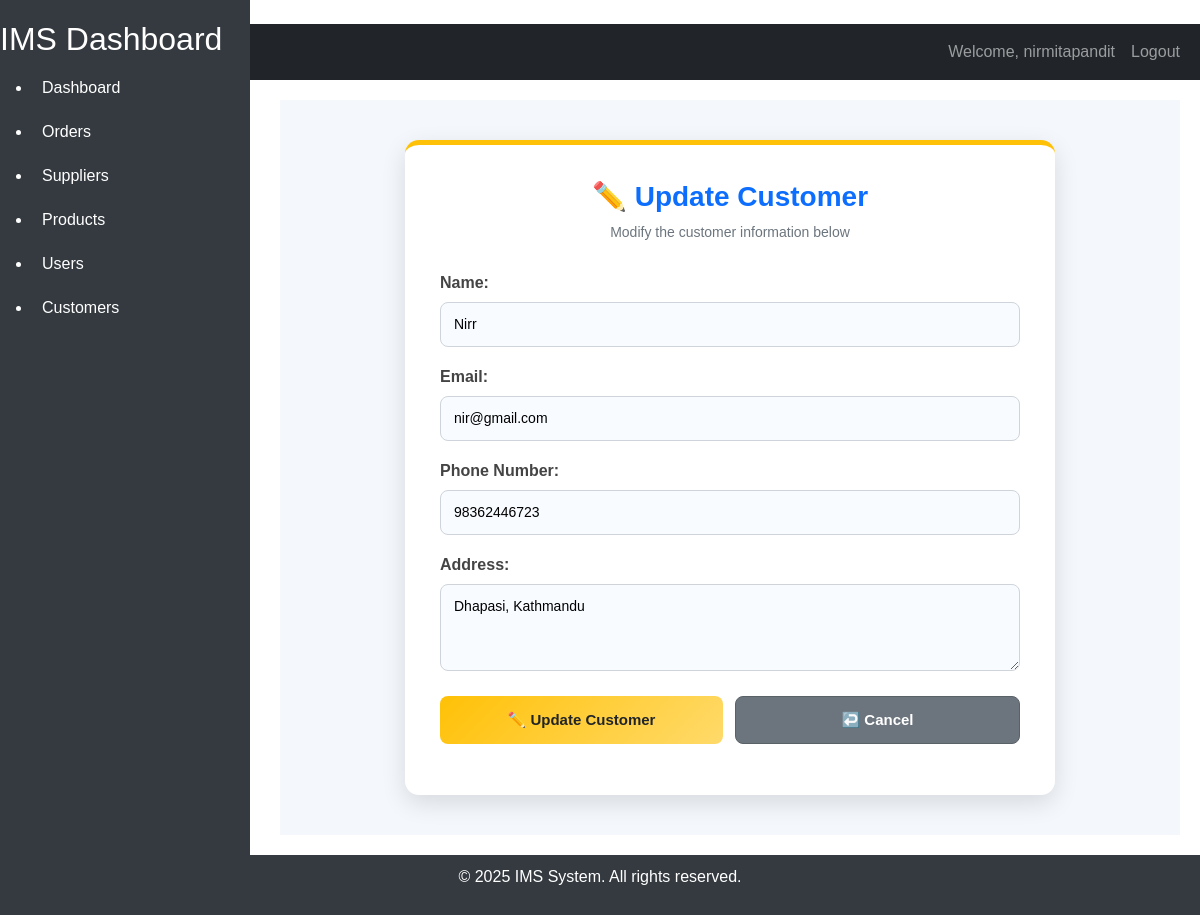
/customer/customers/1/update/ (signed in), run on the app's committed database.
### customer/models.py (models this page shows, shortened)
class Customer(models.Model):
    id = models.AutoField(primary_key=True)
    name = models.CharField(max_length=100)
    email = models.EmailField(unique=True)
    phone = models.CharField(max_length=20, blank=True, null=True)
    address = models.TextField(blank=True, null=True)
    created_at = models.DateTimeField(auto_now_add=True)
    updated_at = models.DateTimeField(auto_now=True)
    class Meta:
        db_table = 'customers'
        verbose_name = 'Customer'
        verbose_name_plural = 'Customers'

### customer/views.py (the view)
# urls.py: path('customers/<int:pk>/update/', CustomerUpdateView.as_view(), name='customers_update'),
class CustomerUpdateView(LoginRequiredMixin, UpdateView):
    model = Customer
    form_class = CustomerForm
    template_name = 'customer/update_customer.html'
    success_url = reverse_lazy('customer_list')

### customer/forms.py
class CustomerForm(forms.ModelForm):
    name = forms.CharField(widget=forms.TextInput(attrs={'placeholder': 'Enter Name'}), label = 'Name',)
    email =forms.EmailField(widget=forms.EmailInput(attrs={'placeholder': 'Enter Email'}), label = 'Email',)
    phone =forms.CharField(widget=forms.TextInput(attrs={'placeholder': 'Enter Phone'}), label = 'Phone Number', required=False)
    address = forms.CharField(widget=forms.Textarea(attrs={'placeholder': 'Enter Address','rows': 3}),label='Address', required=False)
    class Meta:
        model = Customer
        fields = '__all__'

### customer/templates/customer/update_customer.html (shortened to what this page needs)
{% extends "home/base.html" %}
{% block content %}
<div class="customer-form-page">
    <div class="customer-form-card">
        <h2>✏️ Update Customer</h2>
        <p class="customer-form-subtitle">
            Modify the customer information below
        </p>
        <form method="POST">
            {{ form.as_p }}
            <div class="form-actions">
                <button type="submit" class="update-btn">
                    ✏️ Update Customer
                </button>
                <a href="{% url 'customers_list' %}" class="cancel-btn">
                    ↩️ Cancel
                </a>
            </div>
        </form>
    </div>
</div>
{% endblock %}

### home/templates/home/base.html (shortened to what this page needs)
<!DOCTYPE html>
<html lang="en">
<head>
    <link href="https://cdn.jsdelivr.net/npm/bootstrap@5.3.0-alpha1/dist/css/bootstrap.min.css" rel="stylesheet">
</head>
<body>
    <nav class="navbar navbar-expand-lg navbar-dark bg-dark">
        <div class="container-fluid">
            <a class="navbar-brand" href="#">IMS</a>
            <div class="collapse navbar-collapse" id="navbarNav">
                <ul class="navbar-nav ms-auto">
                    {% if user.is_authenticated %}
                    <li class="nav-item">
                        <a class="nav-link" href="#">Welcome, {{ user.username }}</a>
                    </li>
                    <li class="nav-item">
                        <a class="nav-link" href="{% url 'logout' %}">Logout</a>
                    </li>
                    {% endif %}
                </ul>
            </div>
        </div>
    </nav>
    <div class="sidebar">
        <h2>IMS Dashboard</h2>
        <ul>
            <li>
                <a href="{% url 'dashboard' %}"
                    class="{% if request.path == '/dashboard/' %}active{% endif %}">Dashboard</a>
            </li>
            <li>
                <a href="{% url 'order_list' %}"
                    class="{% if request.path == '/orders/list/' %}active{% endif %}">Orders</a>
            </li>
            <li>
                <a href="{% url 'supplier_list' %}"
                    class="{% if request.path == '/suppliers/list/' %}active{% endif %}">Suppliers</a>
            </li>
            <li>
                <a href="{% url 'products_list' %}"
                    class="{% if request.path == '/products/list/' %}active{% endif %}">Products</a>
            </li>
            <li>
                <a href="{% url 'user_list' %}"
                    class="{% if request.path == '/users/list/' %}active{% endif %}">Users</a>
            </li>
            <li>
                <a href="{% url 'customers_list' %}"
                    class="{% if request.path == '/customers/list/' %}active{% endif %}">Customers</a>
            </li>
        </ul>
    </div>
    <div class="content">
        {% block content %}
        {% endblock %}
    </div>
    <footer class="footer">
        <div class="container">
            <p>&copy; 2025 IMS System. All rights reserved.</p>
        </div>
    </footer>
</body>
</html>

### home/templates/home/base.html (style rules this page uses)
body { font-family: Arial, sans-serif; display: flex; flex-direction: column; min-height: 100vh; }
.sidebar { position: fixed; top: 0; left: 0; height: 100%; width: 250px; background-color: #343a40; color: #fff; padding-top: 20px; }
.sidebar a { color: #fff; text-decoration: none; padding: 10px; display: block; }
.content { margin-left: 260px; padding: 20px; flex: 1; }
.footer { background-color: #343a40; color: white; text-align: center; padding: 10px 0; position: relative; width: 100%; }

### customer/templates/customer/update_customer.html (style rules this page uses)
.customer-form-page { min-height: 80vh; display: flex; justify-content: center; align-items: center; padding: 40px 20px; background: #f4f7fc; }
.customer-form-card { width: 100%; max-width: 650px; background: #ffffff; padding: 35px; border-radius: 14px; border-top: 5px solid #ffc107; box-shadow: 0 8px 25px rgba(0, 0, 0, 0.12); }
.customer-form-card h2 { text-align: center; color: #0d6efd; margin-bottom: 8px; font-size: 28px; font-weight: 600; }
.customer-form-subtitle { text-align: center; color: #6c757d; margin-bottom: 28px; font-size: 14px; }
.customer-form-card form p { margin-bottom: 18px; }
.customer-form-card label { display: block; margin-bottom: 7px; font-weight: 600; color: #444; }
.customer-form-card input, .customer-form-card textarea, .customer-form-card select { width: 100%; padding: 11px 13px; border: 1px solid #ced4da; border-radius: 8px; background: #f8fbff; font-size: 14px; transition: .3s; box-sizing: border-box; }
.form-actions { display: flex; gap: 12px; margin-top: 25px; }
.update-btn, .cancel-btn { flex: 1; padding: 12px; border-radius: 8px; text-decoration: none; text-align: center; font-size: 15px; font-weight: 600; transition: .3s; cursor: pointer; }
.update-btn { background: linear-gradient(135deg, #ffc107, #ffda6a); color: #212529; border: none; }
.cancel-btn { background: #6c757d; color: white; border: 1px solid #5a6268; }

### data on the page
Customer: name "Nirr", email "nir@gmail.com", phone "98362446723", address "Dhapasi, Kathmandu"

### other printed values
{{ user.username }} "nirmitapandit"
